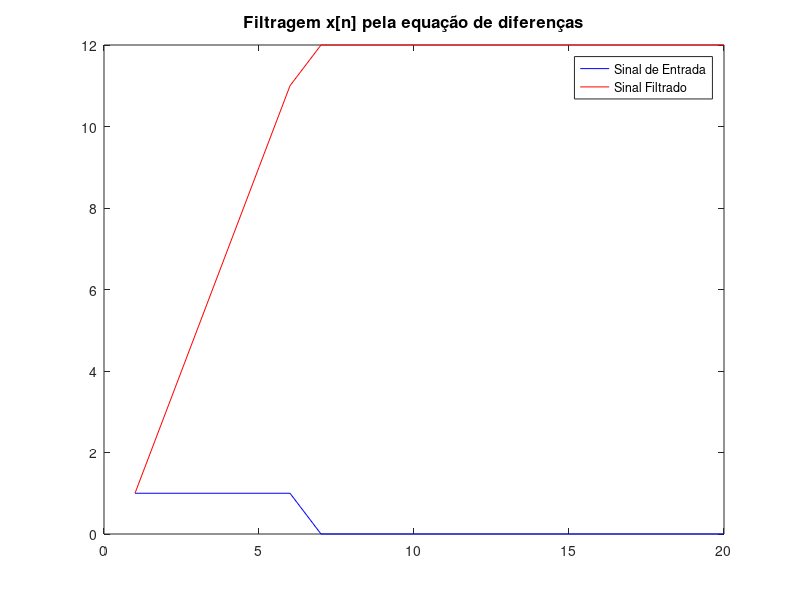

The MATLAB source for this figure:
% Jonas Fortes - 494513
clear all
clc
close all

%Gerando o sinal x[n]:
x = zeros(1,20);
x(1:6) = 1; % Atribui 1 aos 6 primeiros valores n=(0,...,5) 
plot(x, 'b');

%Filtrando o sinal x[n] usando a equaçao de diferenças:
B = [1 1]; %Coeficientes das entradas
A = [1 -1]; %Coeficientes das saídas
y = filter(B,A,x);
hold on;
plot(y,'r');

legend('Sinal de Entrada', 'Sinal Filtrado');
title('Filtragem x[n] pela equação de diferenças', 'FontSize', 12, 'FontWeight', 'bold')